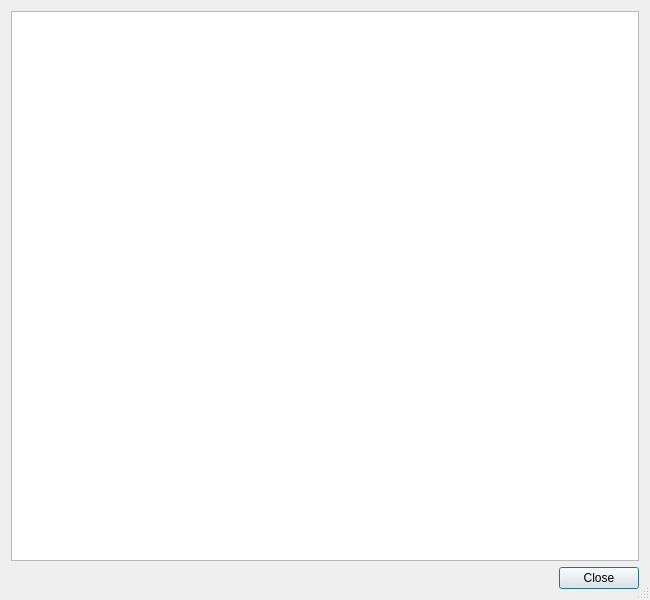
<?xml version="1.0" encoding="UTF-8"?>
<ui version="4.0">
 <class>EricPlainTextDialog</class>
 <widget class="QDialog" name="EricPlainTextDialog">
  <property name="geometry">
   <rect>
    <x>0</x>
    <y>0</y>
    <width>650</width>
    <height>600</height>
   </rect>
  </property>
  <property name="windowTitle">
   <string/>
  </property>
  <property name="sizeGripEnabled">
   <bool>true</bool>
  </property>
  <layout class="QVBoxLayout" name="verticalLayout">
   <item>
    <widget class="EricSpellCheckedPlainTextEdit" name="textEdit">
     <property name="readOnly">
      <bool>true</bool>
     </property>
     <property name="textInteractionFlags">
      <set>Qt::TextSelectableByKeyboard|Qt::TextSelectableByMouse</set>
     </property>
    </widget>
   </item>
   <item>
    <widget class="QDialogButtonBox" name="buttonBox">
     <property name="orientation">
      <enum>Qt::Horizontal</enum>
     </property>
     <property name="standardButtons">
      <set>QDialogButtonBox::Close</set>
     </property>
    </widget>
   </item>
  </layout>
 </widget>
 <customwidgets>
  <customwidget>
   <class>EricSpellCheckedPlainTextEdit</class>
   <extends>QPlainTextEdit</extends>
   <header>EricWidgets/EricSpellCheckedTextEdit.h</header>
  </customwidget>
 </customwidgets>
 <resources/>
 <connections>
  <connection>
   <sender>buttonBox</sender>
   <signal>accepted()</signal>
   <receiver>EricPlainTextDialog</receiver>
   <slot>accept()</slot>
   <hints>
    <hint type="sourcelabel">
     <x>248</x>
     <y>254</y>
    </hint>
    <hint type="destinationlabel">
     <x>157</x>
     <y>274</y>
    </hint>
   </hints>
  </connection>
  <connection>
   <sender>buttonBox</sender>
   <signal>rejected()</signal>
   <receiver>EricPlainTextDialog</receiver>
   <slot>reject()</slot>
   <hints>
    <hint type="sourcelabel">
     <x>316</x>
     <y>260</y>
    </hint>
    <hint type="destinationlabel">
     <x>286</x>
     <y>274</y>
    </hint>
   </hints>
  </connection>
 </connections>
</ui>
